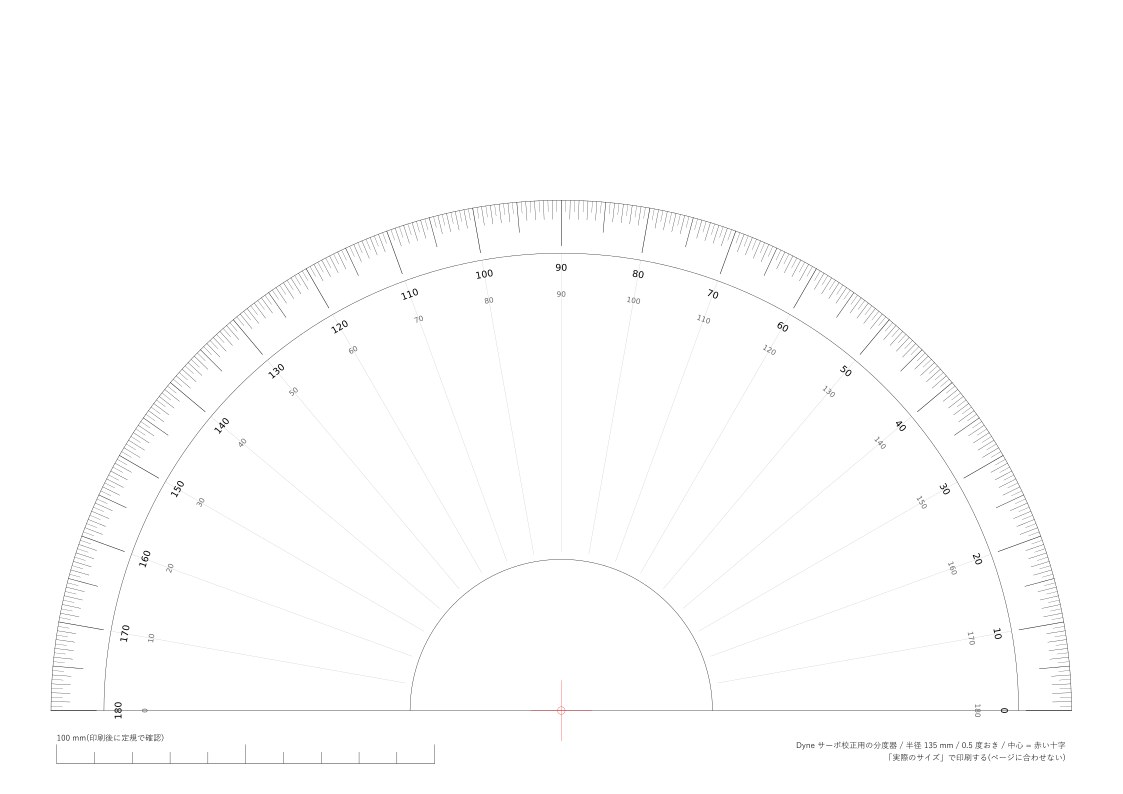

Write Python code to recreate this figure.
#!/usr/bin/env python3
"""サーボの向きの校正用の印刷する分度器(A4 横、半径 135 mm の半円、0.5 度おきの目盛り、中心の十字)。2026-11-13。

出力: 同じフォルダの protractor_a4.pdf と protractor_a4.svg(「実際のサイズ」= 拡大縮小なしで印刷する)。
印刷後に下の「100 mm の物差し」を定規で測り、100 mm でなければ印刷の倍率が狂っている(角度の目盛りは
倍率が狂っても角度としては正しいが、半径の目安は狂う)。
使い方: .venv\\Scripts\\python.exe tools\\print\\protractor_a4.py
"""
import math
import os

import matplotlib

matplotlib.use("Agg")
import matplotlib.pyplot as plt  # noqa: E402

W, H = 297.0, 210.0        # A4 横 [mm]
R = 135.0                  # 目盛りの外の半径 [mm]
CX, CY = W / 2, 22.0       # 中心(下の余白 22 mm)
MM = 1 / 25.4


def main():
    here = os.path.dirname(os.path.abspath(__file__))
    fig = plt.figure(figsize=(W * MM, H * MM))
    ax = fig.add_axes([0, 0, 1, 1])
    ax.set_xlim(0, W)
    ax.set_ylim(0, H)
    ax.set_aspect("equal")
    ax.axis("off")
    lw = 0.25
    # 外の弧と内の弧
    for r in (R, R - 14, 40):
        th = [math.radians(k / 10) for k in range(0, 1801)]
        ax.plot([CX + r * math.cos(t) for t in th], [CY + r * math.sin(t) for t in th], color="k", lw=lw)
    ax.plot([CX - R, CX + R], [CY, CY], color="k", lw=lw)
    # 目盛り(0.5 度おき)
    for k in range(0, 361):
        deg = k / 2
        t = math.radians(deg)
        if k % 20 == 0:
            L, w_ = 12.0, 0.35      # 10 度
        elif k % 10 == 0:
            L, w_ = 8.0, 0.3        # 5 度
        elif k % 2 == 0:
            L, w_ = 5.0, 0.2        # 1 度
        else:
            L, w_ = 3.0, 0.15       # 0.5 度
        c, s = math.cos(t), math.sin(t)
        ax.plot([CX + (R - L) * c, CX + R * c], [CY + (R - L) * s, CY + R * s], color="k", lw=w_)
        if k % 20 == 0:
            # 10 度おきの細い放射線(中心の近くは空ける)
            ax.plot([CX + 42 * c, CX + (R - 14) * c], [CY + 42 * s, CY + (R - 14) * s], color="0.6", lw=0.12)
            rot = deg - 90
            ax.text(CX + (R - 18) * c, CY + (R - 18) * s, "%d" % deg, ha="center", va="center", rotation=rot,
                    fontsize=7)
            ax.text(CX + (R - 25) * c, CY + (R - 25) * s, "%d" % (180 - deg), ha="center", va="center", rotation=rot,
                    fontsize=5.5, color="0.4")
    # 中心の印(十字と小さな円)
    ax.plot([CX - 8, CX + 8], [CY, CY], color="r", lw=0.2)
    ax.plot([CX, CX], [CY - 8, CY + 8], color="r", lw=0.2)
    th = [math.radians(k) for k in range(0, 361, 5)]
    ax.plot([CX + 1.0 * math.cos(t) for t in th], [CY + 1.0 * math.sin(t) for t in th], color="r", lw=0.2)
    # 100 mm の物差し(印刷の倍率の確認)
    y0 = 8.0
    ax.plot([15, 115], [y0, y0], color="k", lw=0.3)
    for k in range(0, 101, 10):
        ax.plot([15 + k, 15 + k], [y0, y0 + (3 if k % 50 else 5)], color="k", lw=0.25)
    ax.text(15, y0 + 6, "100 mm(印刷後に定規で確認)", fontsize=6, fontfamily=["Yu Gothic", "MS Gothic", "sans-serif"])
    ax.text(W - 15, y0, "Dyne サーボ校正用の分度器 / 半径 %.0f mm / 0.5 度おき / 中心 = 赤い十字\n"
            "「実際のサイズ」で印刷する(ページに合わせない)" % R,
            fontsize=6, ha="right", va="bottom", fontfamily=["Yu Gothic", "MS Gothic", "sans-serif"])
    for ext in ("pdf", "svg"):
        p = os.path.join(here, "protractor_a4." + ext)
        fig.savefig(p)
        print(p)


if __name__ == "__main__":
    main()
